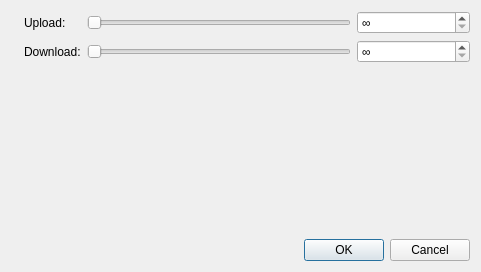
<?xml version="1.0" encoding="UTF-8"?>
<ui version="4.0">
 <class>SpeedLimitDialog</class>
 <widget class="QDialog" name="SpeedLimitDialog">
  <property name="geometry">
   <rect>
    <x>0</x>
    <y>0</y>
    <width>481</width>
    <height>272</height>
   </rect>
  </property>
  <property name="windowTitle">
   <string>Speed limits</string>
  </property>
  <layout class="QVBoxLayout" name="verticalLayout">
   <item>
    <layout class="QGridLayout" name="gridLayout_2">
      <item row="0" column="0" rowspan="2">
       <widget class="QLabel" name="labelSpeedIcon">
        <property name="text">
         <string/>
        </property>
       </widget>
      </item>
      <item row="0" column="1">
       <widget class="QLabel" name="label_3">
        <property name="text">
         <string>Upload:</string>
        </property>
       </widget>
      </item>
      <item row="0" column="2">
       <widget class="QSlider" name="sliderUploadLimit">
        <property name="orientation">
         <enum>Qt::Orientation::Horizontal</enum>
        </property>
       </widget>
      </item>
      <item row="0" column="3">
       <widget class="QDoubleSpinBox" name="spinUploadLimit">
        <property name="specialValueText">
         <string>∞</string>
        </property>
        <property name="suffix">
         <string> Mbit/s</string>
        </property>
        <property name="maximum">
         <double>17000.000000000000000</double>
        </property>
        <property name="singleStep">
         <double>0.010000000000000</double>
        </property>
       </widget>
      </item>
      <item row="1" column="1">
       <widget class="QLabel" name="label_4">
        <property name="text">
         <string>Download:</string>
        </property>
       </widget>
      </item>
      <item row="1" column="2">
       <widget class="QSlider" name="sliderDownloadLimit">
        <property name="orientation">
         <enum>Qt::Orientation::Horizontal</enum>
        </property>
       </widget>
      </item>
      <item row="1" column="3">
       <widget class="QDoubleSpinBox" name="spinDownloadLimit">
        <property name="specialValueText">
         <string>∞</string>
        </property>
        <property name="suffix">
         <string> Mbit/s</string>
        </property>
        <property name="maximum">
         <double>17000.000000000000000</double>
        </property>
        <property name="singleStep">
         <double>0.010000000000000</double>
        </property>
       </widget>
      </item>
    </layout>
   </item>
   <item>
    <spacer name="verticalSpacer">
     <property name="orientation">
      <enum>Qt::Orientation::Vertical</enum>
     </property>
     <property name="sizeHint" stdset="0">
      <size>
       <width>20</width>
       <height>0</height>
      </size>
     </property>
    </spacer>
   </item>
   <item>
    <widget class="QDialogButtonBox" name="buttonBox">
     <property name="standardButtons">
      <set>QDialogButtonBox::StandardButton::Cancel|QDialogButtonBox::StandardButton::Ok</set>
     </property>
    </widget>
   </item>
  </layout>
 </widget>
 <resources/>
 <connections/>
</ui>
